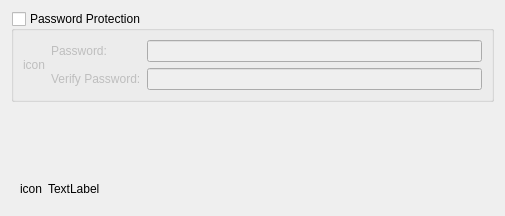
<?xml version="1.0" encoding="UTF-8"?>
<ui version="4.0">
 <author>Stefan Böhmann</author>
 <class>AccountPasswordConfigPage</class>
 <widget class="QWidget" name="AccountPasswordConfigPage">
  <property name="geometry">
   <rect>
    <x>0</x>
    <y>0</y>
    <width>505</width>
    <height>216</height>
   </rect>
  </property>
  <property name="sizePolicy">
   <sizepolicy hsizetype="Preferred" vsizetype="Minimum">
    <horstretch>0</horstretch>
    <verstretch>0</verstretch>
   </sizepolicy>
  </property>
  <layout class="QVBoxLayout" name="verticalLayout">
   <item>
    <widget class="QGroupBox" name="usePassword">
     <property name="title">
      <string>Password Protection</string>
     </property>
     <property name="checkable">
      <bool>true</bool>
     </property>
     <property name="checked">
      <bool>false</bool>
     </property>
     <layout class="QHBoxLayout" name="horizontalLayout">
      <item>
       <widget class="QLabel" name="iconLabel">
        <property name="text">
         <string comment="KDE::DoNotExtract">icon</string>
        </property>
       </widget>
      </item>
      <item>
       <layout class="QFormLayout" name="formLayout">
        <property name="fieldGrowthPolicy">
         <enum>QFormLayout::ExpandingFieldsGrow</enum>
        </property>
        <item row="0" column="0">
         <widget class="QLabel" name="label_2">
          <property name="text">
           <string>Password:</string>
          </property>
          <property name="buddy">
           <cstring>pw1</cstring>
          </property>
         </widget>
        </item>
        <item row="0" column="1">
         <widget class="KLineEdit" name="pw1">
          <property name="echoMode">
           <enum>QLineEdit::Password</enum>
          </property>
         </widget>
        </item>
        <item row="1" column="0">
         <widget class="QLabel" name="label_3">
          <property name="text">
           <string>Verify Password:</string>
          </property>
          <property name="buddy">
           <cstring>pw2</cstring>
          </property>
         </widget>
        </item>
        <item row="1" column="1">
         <widget class="KLineEdit" name="pw2">
          <property name="echoMode">
           <enum>QLineEdit::Password</enum>
          </property>
         </widget>
        </item>
       </layout>
      </item>
     </layout>
    </widget>
   </item>
   <item>
    <spacer name="verticalSpacer">
     <property name="orientation">
      <enum>Qt::Vertical</enum>
     </property>
     <property name="sizeHint" stdset="0">
      <size>
       <width>20</width>
       <height>40</height>
      </size>
     </property>
    </spacer>
   </item>
   <item>
    <widget class="QFrame" name="messageWidget">
     <layout class="QHBoxLayout" name="horizontalLayout_2">
      <item>
       <widget class="QLabel" name="messageIcon">
        <property name="text">
         <string comment="KDE::DoNotExtract">icon</string>
        </property>
       </widget>
      </item>
      <item>
       <widget class="QLabel" name="messageLabel">
        <property name="sizePolicy">
         <sizepolicy hsizetype="Expanding" vsizetype="Preferred">
          <horstretch>0</horstretch>
          <verstretch>0</verstretch>
         </sizepolicy>
        </property>
        <property name="text">
         <string comment="KDE::DoNotExtract">TextLabel</string>
        </property>
       </widget>
      </item>
     </layout>
    </widget>
   </item>
  </layout>
 </widget>
 <customwidgets>
  <customwidget>
   <class>KLineEdit</class>
   <extends>QLineEdit</extends>
   <header>klineedit.h</header>
  </customwidget>
 </customwidgets>
 <resources/>
 <connections/>
</ui>
